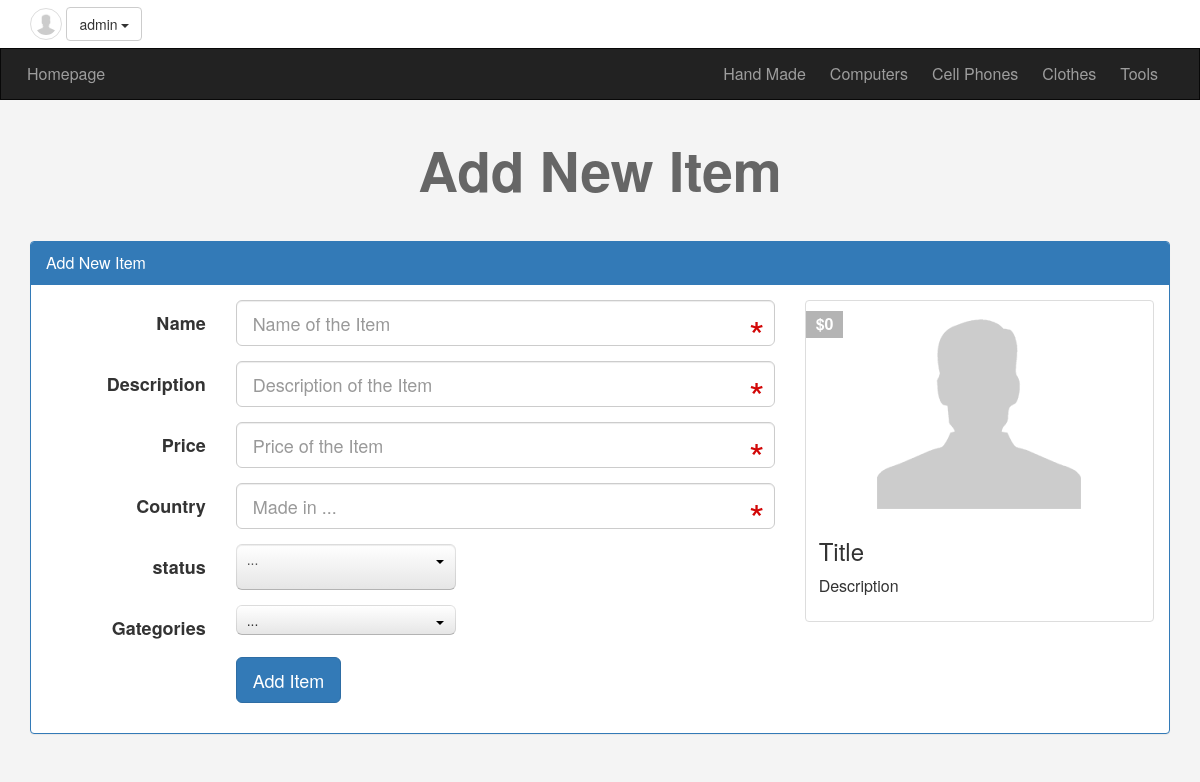
/addnewitem.php (signed in), run on the app's committed database.
### tables this page shows
CREATE TABLE `categories` (
  `ID` int(11) NOT NULL,
  `Name` varchar(255) NOT NULL,
  `Description` text NOT NULL,
  `Parent` int(11) NOT NULL,
  `Ordering` int(11) DEFAULT NULL,
  `Visibility` tinyint(4) NOT NULL DEFAULT '0',
  `Allow_Comment` tinyint(4) NOT NULL DEFAULT '0',
  `Allow_Ads` tinyint(4) NOT NULL DEFAULT '0'
);

### init.php (called while the page is built, shortened)
<?php
			 include "admin/connect.php" ;
			 $sessionUser = "" ;
			 	if(isset($_SESSION["user"])){
						$sessionUser = $_SESSION["user"];
					}
			 $tpl = "includes/templates/" ;
			 $func = "includes/functions/" ;
			 $css =  "layout/css/";
			 include $func . "functions.php" ;
			 include $tpl . "header.php" ;

### includes/functions/functions.php (called while the page is built, shortened)
<?php
            function getAllFrom($table, $field , $where = NULL , $orderfiled , $ordering = "ASC" ) {
                  global $con ;
                  $getAll = $con->prepare("SELECT $table FROM $field $where   ORDER BY $orderfiled $ordering ");
                  $getAll->execute();
                  $all = $getAll->fetchAll();
                  return $all ;
            }

### addnewitem.php (the view, shortened to what this page needs)
<?php
	$pageTitle = 'Add New Item';
	include 'init.php';
	if (isset($_SESSION['user'])) {
?>
<h1 class="text-center"><?php echo $pageTitle ?></h1>
<div class="create-ad block">
	<div class="container">
		<div class="panel panel-primary">
			<div class="panel-heading"><?php echo $pageTitle ?></div>
			<div class="panel-body">
				<div class="row">
					<div class="col-md-8">
						<form class="form-horizontal main-form" action="<?php echo $_SERVER["PHP_SELF"] ?>" method="post">
					<div class="form-group form-group-lg ">
						<label class="col-sm-3 control-label">Name</label>
						<div class="col-sm-10 col-md-9">
							<input type="text"
								   name="name"
								   class="form-control live-name"
								   placeholder ="Name of the Item"
								   pattern=".{4,}"
								   title="name must be more than 4 characters"
								   required="required"
								   autocomplete="off"  />
						</div>
					</div>
					<div class="form-group form-group-lg ">
						<label class="col-sm-3 control-label">Description</label>
						<div class="col-sm-10 col-md-9">
							<input type="text"
								   name="Description"
								   class="form-control live-desc"
								   placeholder ="Description of the Item"
								   pattern=".{4,30}"
								   title="Description must be more than 4 characters nad less than 30 characters"
								   required="required"
								   autocomplete="off" />
						</div>
					</div>
					<div class="form-group form-group-lg ">
						<label class="col-sm-3 control-label">Price</label>
						<div class="col-sm-10 col-md-9">
							<input type="text"
								   name="Price"
								   class="form-control live-price"
								   placeholder ="Price of the Item"
								   required="required"
								   autocomplete="off" />
						</div>
					</div>
					<div class="form-group form-group-lg ">
						<label class="col-sm-3 control-label">Country</label>
						<div class="col-sm-10 col-md-9">
							<input type="text"
								   name="Country"
								   class="form-control"
								   placeholder ="Made in ... "
								   required="required"
								    pattern=".{3,}"
								   title="Country must be more than 3 characters "
								   autocomplete="off" />
						</div>
					</div>
					<div class="form-group form-group-lg ">
						<label class="col-sm-3 control-label">status</label>
						<div class="col-sm-10 col-md-9">
							<select name="status" class="form-control">
							</select>
						</div>
					</div>
					<div class="form-group form-group-lg ">
						<label class="col-sm-3 control-label">Gategories</label>
						<div class="col-sm-10 col-md-9 ">
							<select name="categories">
							</select>
						</div>
					</div>
					<div class="form-group form-group-lg">
						<div class="col-sm-offset-3 col-sm-9">
							<input type="submit" value="Add Item" class="btn btn-primary btn-lg" placeholder ="Describe the category"  />
						</div>
					</div>
				</form>
					</div>
					<div class="col-md-4">
						<div class="thumbnail item-box 	live-preview">
								<span class="price-tag">
									$<span class="live-price">0</span>
								</span>
								<img class="img-responsive" src="img.png" alt="" />
								<div class="caption">
									<h3>Title</h3>
									<p>Description</p>
							</div>
							</div>
						</div>
						</div>
			</div>
		</div>
	</div>
</div>
<?php
	} else {
		header('Location: login.php');
		exit();
	}
	include $tpl . 'footer.php';
?>

### includes/templates/header.php (shortened to what this page needs)
<!DOCTYPE html>
<html>
	<head>
		<link rel="stylesheet" href=" <?php echo $css ; ?>bootstrap.min.css" />
		<link rel="stylesheet" href="<?php  echo $css ; ?>font-awesome.min.css" />
		<link rel="stylesheet" href="<?php  echo $css ; ?>jquery-ui.structure.css" />
		<link rel="stylesheet" href="<?php  echo $css ; ?>jquery.selectBoxIt.css" />
		<link rel="stylesheet" href="<?php  echo $css ; ?>front.css" />
	</head>
	<body>
	<div class="upper-bar ">
    <div class="container" >
    <?php
      if(isset($_SESSION["user"])) {   ?>
      <img class="image1 img-thumbnail  img-circle" src="img.png" alt="" />
              <div class="btn-group info">
                  <span class="btn btn-default dropdown-toggle" data-toggle="dropdown">
                       <?php echo $sessionUser?>
                        <span class="caret" ></span>
                  </span>
                </div>
                    <?php
      } else {
     ?>
		  <a href='login.php' >
        <span class="pull-right"><i class="fa fa-unlock-alt fa-fw"></i> My Acount</span>
      </a>
          <?php  } ?>
    </div>
	</div>
	<nav class="navbar navbar-inverse">
  <div class="container">
    <div class="navbar-header">
      <a class="navbar-brand" href="index.php">Homepage</a>
    </div>
    <div class="collapse navbar-collapse" id="app-nav">
      <ul class="nav navbar-nav navbar-right">
        <?php
        $allCats = getAllFrom("*" , "categories" , "WHERE Parent = 0" , "ID" , "ASC");
          foreach($allCats as $cat){
            echo '<li><a href="categories.php?pageid='. $cat['ID']. ' ">
            '. $cat['Name'] .' </a></li>'  ;
          }
        ?>
      </ul>
    </div>
  </div>
</nav>

### layout/css/front.css (style rules this page uses)
body { background-color:#f4f4f4; font-size: 16px; }
.navbar { border-radius:0px; margin-bottom: 0px; }
.nav > li > a , .navbar-brand { padding: 15px 12px; }
.navbar-brand { font-size:1em; }
.form-control { position:relative; }
h1 { font-size: 55px; margin:40px 0 ; font-weight: bold ; color:#666; }
.item-box { position:relative; }
.item-box .price-tag { background-color: #B4B4B4 ; padding:2px 10px ; position:absolute; left:0; top:10px; font-weight: bold; color:#fff; }
.upper-bar { padding:7px; background-color: #fff; }
.image1 { width:32px; height:32px; }

### data on the page
categories: Name "Hand Made"
categories: Name "Computers"
categories: Name "Cell Phones"
categories: Name "Clothes"
categories: Name "Tools"

### other printed values
$sessionUser "admin"
$pageTitle "Add New Item"
